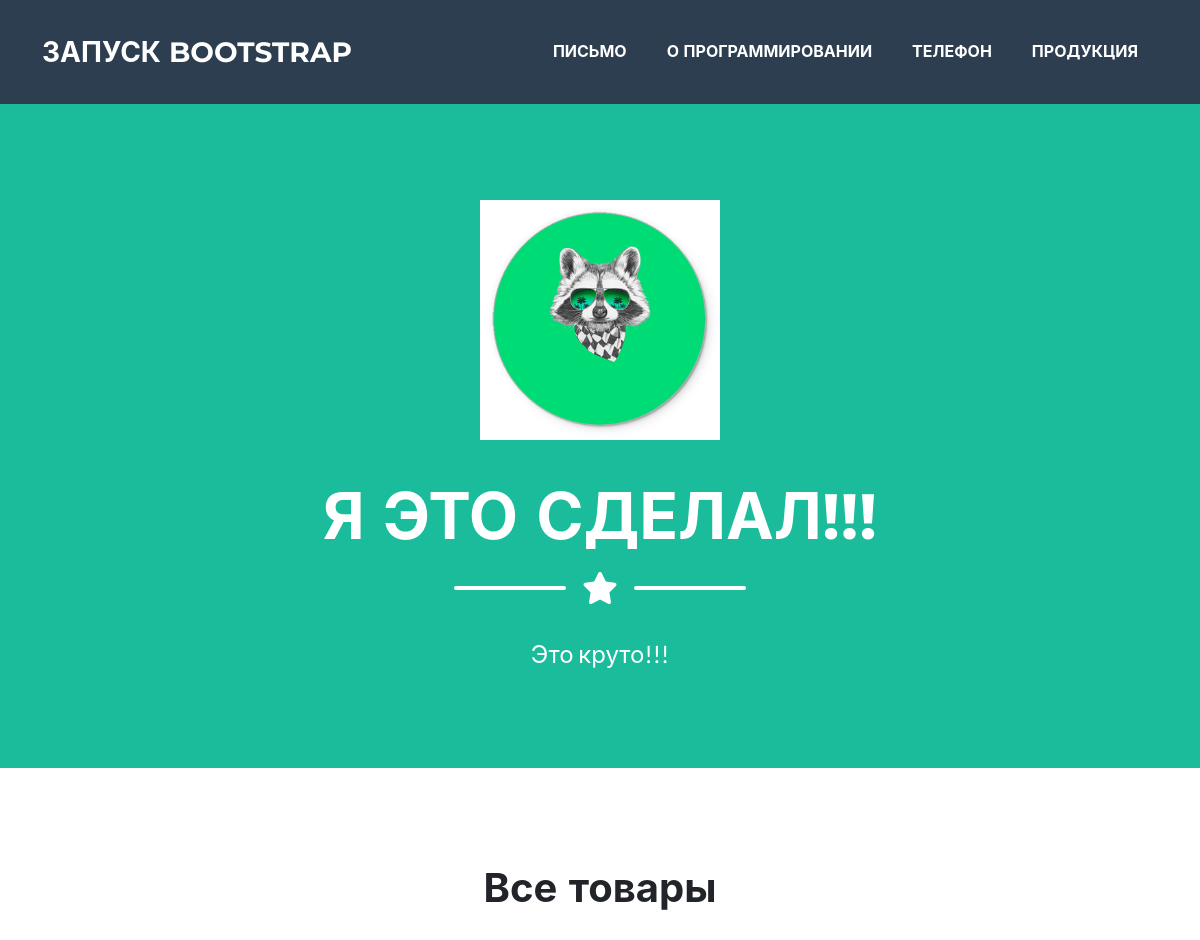
The app's page /products/, older data.
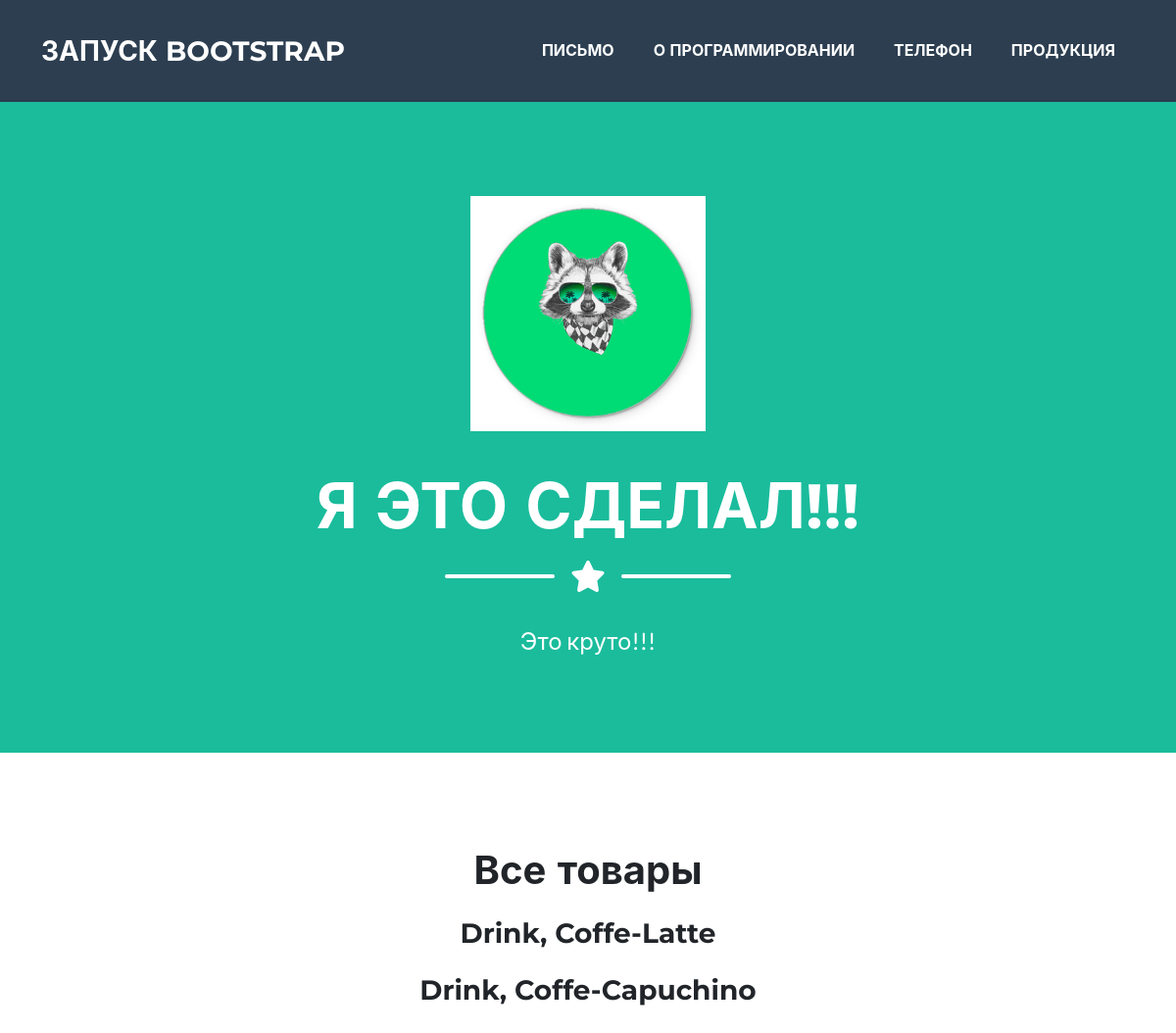
The same page, newer data.
### production/models.py (models this page shows, shortened)
class Product(models.Model):
    name = models.CharField(
        max_length=50,
        unique=True, # названия товаров не должны повторяться
    )
    description = models.TextField()
    quantity = models.IntegerField(
        validators=[MinValueValidator(0)],
    )
    category = models.ForeignKey(
        to='Category',
        on_delete=models.CASCADE,
        related_name='products', # все продукты в категории будут доступны через поле products
    )
    price = models.FloatField(
        validators=[MinValueValidator(0.0)],
    )

class Category(models.Model):
    name = models.CharField(max_length=100, unique=True)  # названия категорий тоже не должны повторяться
    def __str__(self):
        return f'{self.name.title()}'

### production/views.py (the view)
# urls.py: path('', ProductsList.as_view()), # т.к. сам по себе это класс, то нам надо представить этот класс в виде view. Для этого вызываем метод as_view
class ProductsList(ListView):
    model = Product
    template_name = 'products.html'
    context_object_name = 'products'

### templates/products.html (shortened to what this page needs)
{% extends 'flatpages/default.html' %}
{% block content %}
<h1><p align="center">Все товары</p></h1>
{% for p in products %}
    <h3><p align="center">{{ p.category }}, {{ p.name }}</p></h3>
{% endfor %}
{% endblock content %}

Row changes from the older to the newer data that the page shows:
added Product: category "Drink", name "Coffe-Latte"
added Product: category "Drink", name "Coffe-Capuchino"
